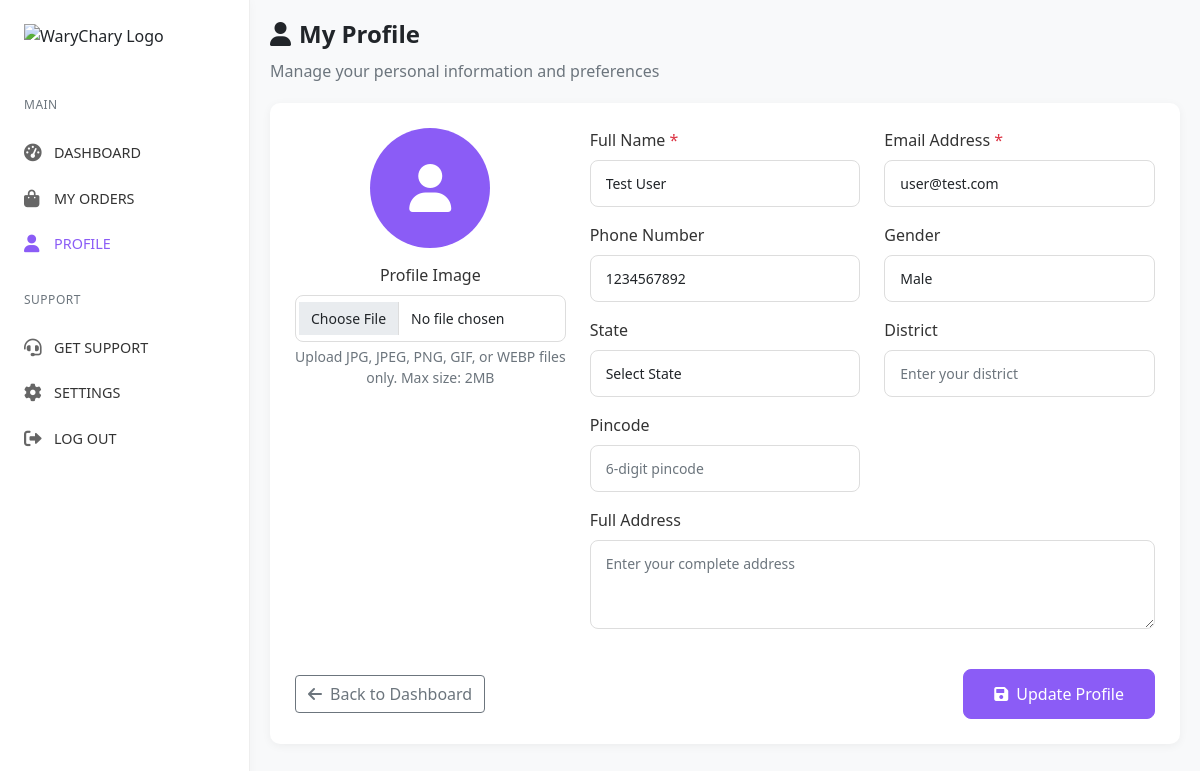
The app's page /user/profile.php (signed in) with its own data.
### tables this page shows
CREATE TABLE IF NOT EXISTS `users` (
  `id` int NOT NULL AUTO_INCREMENT,
  `name` varchar(100) NOT NULL,
  `email` varchar(100) NOT NULL,
  `phone` varchar(20) NOT NULL,
  `gender` enum('male','female','other') NOT NULL,
  `image` varchar(255) DEFAULT NULL,
  `state` varchar(50) NOT NULL,
  `district` varchar(50) NOT NULL,
  `pincode` varchar(10) NOT NULL,
  `full_address` text NOT NULL,
  `password` varchar(255) NOT NULL,
  `referral_code` varchar(50) DEFAULT NULL,
  `created_at` timestamp NULL DEFAULT CURRENT_TIMESTAMP,
  `updated_at` timestamp NULL DEFAULT CURRENT_TIMESTAMP ON UPDATE CURRENT_TIMESTAMP,
  `referred_by_partner` int DEFAULT NULL,
  PRIMARY KEY (`id`),
  UNIQUE KEY `email` (`email`),
  UNIQUE KEY `phone` (`phone`),
  KEY `referred_by_partner` (`referred_by_partner`)
);

### user/profile.php (the view, shortened to what this page needs)
<?php
$userId = $_SESSION['user_id'];
$db = new Database();
$conn = $db->getConnection();
$stmt = $conn->prepare("SELECT * FROM users WHERE id = ?");
$stmt->execute([$userId]);
$user = $stmt->fetch(PDO::FETCH_ASSOC);
?>
<!DOCTYPE html>
<html lang="en">
<head>
    <link href="https://cdn.jsdelivr.net/npm/bootstrap@5.1.3/dist/css/bootstrap.min.css" rel="stylesheet">
    <link href="https://cdnjs.cloudflare.com/ajax/libs/font-awesome/6.0.0/css/all.min.css" rel="stylesheet">
</head>
<body>
    <div class="page-container">
        <?php include 'sidebar.php'; ?>
        <div class="main-content">
            <div class="profile-header">
                <h1><i class="fas fa-user me-2"></i>My Profile</h1>
                <p class="text-muted">Manage your personal information and preferences</p>
            </div>
            <div class="profile-card">
                <form method="POST" enctype="multipart/form-data">
                    <div class="row">
                        <div class="col-md-4">
                            <div class="profile-image-container">
                                <?php if (!empty($user['image'])): ?>
                                    <img src="../<?php echo htmlspecialchars($user['image']); ?>"
                                         alt="Profile Image" class="profile-image" id="imagePreview">
                                <?php else: ?>
                                    <div class="profile-placeholder" id="imagePreview">
                                        <i class="fas fa-user"></i>
                                    </div>
                                <?php endif; ?>
                                <div class="mb-3">
                                    <label for="image" class="form-label">Profile Image</label>
                                    <input type="file" class="form-control" id="image" name="image"
                                           accept="image/*" onchange="previewImage(this)">
                                    <div class="form-text">Upload JPG, JPEG, PNG, GIF, or WEBP files only. Max size: 2MB</div>
                                </div>
                            </div>
                        </div>
                        <div class="col-md-8">
                            <div class="row">
                                <div class="col-md-6 mb-3">
                                    <label for="name" class="form-label">Full Name <span class="text-danger">*</span></label>
                                    <input type="text" class="form-control" id="name" name="name"
                                           value="<?php echo htmlspecialchars($user['name'] ?? ''); ?>" required>
                                </div>
                                <div class="col-md-6 mb-3">
                                    <label for="email" class="form-label">Email Address <span class="text-danger">*</span></label>
                                    <input type="email" class="form-control" id="email" name="email"
                                           value="<?php echo htmlspecialchars($user['email'] ?? ''); ?>" required>
                                </div>
                                <div class="col-md-6 mb-3">
                                    <label for="phone" class="form-label">Phone Number</label>
                                    <input type="tel" class="form-control" id="phone" name="phone"
                                           value="<?php echo htmlspecialchars($user['phone'] ?? ''); ?>"
                                           pattern="[0-9]{10}" placeholder="10-digit mobile number">
                                </div>
                                <div class="col-md-6 mb-3">
                                    <label for="gender" class="form-label">Gender</label>
                                    <select class="form-control" id="gender" name="gender">
                                        <option value="male" <?php echo (isset($user['gender']) && $user['gender'] === 'male') ? 'selected' : ''; ?>>Male</option>
                                    </select>
                                </div>
                                <div class="col-md-6 mb-3">
                                    <label for="state" class="form-label">State</label>
                                    <select class="form-control" id="state" name="state">
                                        <option value="">Select State</option>
                                    </select>
                                </div>
                                <div class="col-md-6 mb-3">
                                    <label for="district" class="form-label">District</label>
                                    <input type="text" class="form-control" id="district" name="district"
                                           value="<?php echo htmlspecialchars($user['district'] ?? ''); ?>"
                                           placeholder="Enter your district">
                                </div>
                                <div class="col-md-6 mb-3">
                                    <label for="pincode" class="form-label">Pincode</label>
                                    <input type="text" class="form-control" id="pincode" name="pincode"
                                           value="<?php echo htmlspecialchars($user['pincode'] ?? ''); ?>"
                                           pattern="[0-9]{6}" placeholder="6-digit pincode">
                                </div>
                                <div class="col-12 mb-3">
                                    <label for="full_address" class="form-label">Full Address</label>
                                    <textarea class="form-control" id="full_address" name="full_address" rows="3"
                                              placeholder="Enter your complete address"><?php echo htmlspecialchars($user['full_address'] ?? ''); ?></textarea>
                                </div>
                            </div>
                        </div>
                    </div>
                    <div class="d-flex justify-content-between align-items-center mt-4">
                        <a href="dashboard.php" class="btn btn-outline-secondary">
                            <i class="fas fa-arrow-left me-2"></i>Back to Dashboard
                        </a>
                        <button type="submit" class="btn btn-primary btn-update">
                            <i class="fas fa-save me-2"></i>Update Profile
                        </button>
                    </div>
                </form>
            </div>
        </div>
    </div>
</body>
</html>

### user/profile.php (style rules this page uses)
:root { --primary-color: #8B5CF6; --header-bg: #fff; --sidebar-bg: #fff; --text-color: #333; --light-bg: #f8f9fa; --card-shadow: 0 2px 10px rgba(0,0,0,0.05); --border-radius: 10px; --sidebar-width: 250px; }
body { background: var(--light-bg); min-height: 100vh; margin: 0; padding: 0; font-family: 'Segoe UI', Tahoma, Geneva, Verdana, sans-serif; display: flex; flex-direction: column; height: 100vh; overflow: hidden; }
.btn-primary { background-color: var(--primary-color); border-color: var(--primary-color); }
.page-container { display: flex; flex: 1; overflow: hidden; position: relative; }
.main-content { flex: 1; padding: 20px; overflow-y: auto; height: calc(100vh - 60px - 50px); transition: margin-left 0.3s ease; }
.profile-header { margin-bottom: 20px; }
.profile-header h1 { font-size: 24px; font-weight: 600; margin-bottom: 10px; }
.profile-card { background: white; border-radius: var(--border-radius); padding: 25px; margin-bottom: 20px; box-shadow: var(--card-shadow); }
.profile-image-container { text-align: center; margin-bottom: 20px; }
.profile-placeholder { width: 120px; height: 120px; border-radius: 50%; background-color: var(--primary-color); color: white; display: flex; align-items: center; justify-content: center; font-size: 48px; margin: 0 auto 15px; }
.form-label { font-weight: 500; color: var(--text-color); margin-bottom: 8px; }
.form-control { border-radius: 8px; border: 1px solid #ddd; padding: 12px 15px; font-size: 14px; }
.btn-update { background-color: var(--primary-color); border-color: var(--primary-color); padding: 12px 30px; font-weight: 500; border-radius: 8px; }

### records on screen
users: name "Test User", email "user@test.com", phone "1234567892", gender "Male"
